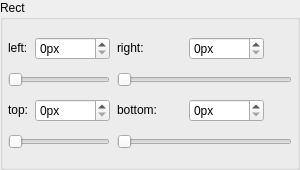
            <widget class="QGroupBox" name="rectGroupBox">
             <property name="sizePolicy">
              <sizepolicy hsizetype="Fixed" vsizetype="Fixed">
               <horstretch>0</horstretch>
               <verstretch>0</verstretch>
              </sizepolicy>
             </property>
             <property name="minimumSize">
              <size>
               <width>300</width>
               <height>170</height>
              </size>
             </property>
             <property name="title">
              <string>Rect</string>
             </property>
             <property name="checkable">
              <bool>false</bool>
             </property>
             <layout class="QGridLayout" name="gridLayout">
              <property name="leftMargin">
               <number>5</number>
              </property>
              <property name="topMargin">
               <number>5</number>
              </property>
              <property name="rightMargin">
               <number>5</number>
              </property>
              <property name="bottomMargin">
               <number>5</number>
              </property>
              <property name="horizontalSpacing">
               <number>7</number>
              </property>
              <property name="verticalSpacing">
               <number>0</number>
              </property>
              <item row="0" column="1">
               <widget class="QSpinBox" name="rectLeftSpinBox">
                <property name="minimumSize">
                 <size>
                  <width>75</width>
                  <height>0</height>
                 </size>
                </property>
                <property name="wrapping">
                 <bool>false</bool>
                </property>
                <property name="frame">
                 <bool>true</bool>
                </property>
                <property name="readOnly">
                 <bool>false</bool>
                </property>
                <property name="buttonSymbols">
                 <enum>QAbstractSpinBox::UpDownArrows</enum>
                </property>
                <property name="accelerated">
                 <bool>false</bool>
                </property>
                <property name="keyboardTracking">
                 <bool>false</bool>
                </property>
                <property name="showGroupSeparator" stdset="0">
                 <bool>false</bool>
                </property>
                <property name="suffix">
                 <string>px</string>
                </property>
                <property name="prefix">
                 <string/>
                </property>
                <property name="stepType">
                 <enum>QAbstractSpinBox::DefaultStepType</enum>
                </property>
               </widget>
              </item>
              <item row="0" column="4" colspan="2">
               <widget class="QSpinBox" name="rectRightSpinBox">
                <property name="minimumSize">
                 <size>
                  <width>75</width>
                  <height>0</height>
                 </size>
                </property>
                <property name="maximumSize">
                 <size>
                  <width>75</width>
                  <height>16777215</height>
                 </size>
                </property>
                <property name="wrapping">
                 <bool>false</bool>
                </property>
                <property name="frame">
                 <bool>true</bool>
                </property>
                <property name="readOnly">
                 <bool>false</bool>
                </property>
                <property name="buttonSymbols">
                 <enum>QAbstractSpinBox::UpDownArrows</enum>
                </property>
                <property name="accelerated">
                 <bool>false</bool>
                </property>
                <property name="keyboardTracking">
                 <bool>false</bool>
                </property>
                <property name="showGroupSeparator" stdset="0">
                 <bool>false</bool>
                </property>
                <property name="suffix">
                 <string>px</string>
                </property>
                <property name="prefix">
                 <string/>
                </property>
                <property name="stepType">
                 <enum>QAbstractSpinBox::DefaultStepType</enum>
                </property>
               </widget>
              </item>
              <item row="0" column="0">
               <widget class="QLabel" name="rectLeftLabel">
                <property name="sizePolicy">
                 <sizepolicy hsizetype="Fixed" vsizetype="Fixed">
                  <horstretch>0</horstretch>
                  <verstretch>0</verstretch>
                 </sizepolicy>
                </property>
                <property name="text">
                 <string>left:</string>
                </property>
               </widget>
              </item>
              <item row="1" column="3" colspan="3">
               <widget class="QSlider" name="rectRightSlider">
                <property name="sizePolicy">
                 <sizepolicy hsizetype="Preferred" vsizetype="Fixed">
                  <horstretch>0</horstretch>
                  <verstretch>0</verstretch>
                 </sizepolicy>
                </property>
                <property name="orientation">
                 <enum>Qt::Horizontal</enum>
                </property>
               </widget>
              </item>
              <item row="3" column="0" colspan="2">
               <widget class="QSlider" name="rectTopSlider">
                <property name="sizePolicy">
                 <sizepolicy hsizetype="Preferred" vsizetype="Fixed">
                  <horstretch>0</horstretch>
                  <verstretch>0</verstretch>
                 </sizepolicy>
                </property>
                <property name="orientation">
                 <enum>Qt::Horizontal</enum>
                </property>
               </widget>
              </item>
              <item row="2" column="1">
               <widget class="QSpinBox" name="rectTopSpinBox">
                <property name="minimumSize">
                 <size>
                  <width>75</width>
                  <height>0</height>
                 </size>
                </property>
                <property name="wrapping">
                 <bool>false</bool>
                </property>
                <property name="frame">
                 <bool>true</bool>
                </property>
                <property name="readOnly">
                 <bool>false</bool>
                </property>
                <property name="buttonSymbols">
                 <enum>QAbstractSpinBox::UpDownArrows</enum>
                </property>
                <property name="accelerated">
                 <bool>false</bool>
                </property>
                <property name="keyboardTracking">
                 <bool>false</bool>
                </property>
                <property name="showGroupSeparator" stdset="0">
                 <bool>false</bool>
                </property>
                <property name="suffix">
                 <string>px</string>
                </property>
                <property name="prefix">
                 <string/>
                </property>
                <property name="stepType">
                 <enum>QAbstractSpinBox::DefaultStepType</enum>
                </property>
               </widget>
              </item>
              <item row="2" column="0">
               <widget class="QLabel" name="rectTopLabel">
                <property name="sizePolicy">
                 <sizepolicy hsizetype="Fixed" vsizetype="Fixed">
                  <horstretch>0</horstretch>
                  <verstretch>0</verstretch>
                 </sizepolicy>
                </property>
                <property name="text">
                 <string>top:</string>
                </property>
               </widget>
              </item>
              <item row="3" column="3" colspan="3">
               <widget class="QSlider" name="rectBottomSlider">
                <property name="sizePolicy">
                 <sizepolicy hsizetype="Preferred" vsizetype="Fixed">
                  <horstretch>0</horstretch>
                  <verstretch>0</verstretch>
                 </sizepolicy>
                </property>
                <property name="orientation">
                 <enum>Qt::Horizontal</enum>
                </property>
               </widget>
              </item>
              <item row="1" column="0" colspan="2">
               <widget class="QSlider" name="rectLeftSlider">
                <property name="sizePolicy">
                 <sizepolicy hsizetype="Preferred" vsizetype="Fixed">
                  <horstretch>0</horstretch>
                  <verstretch>0</verstretch>
                 </sizepolicy>
                </property>
                <property name="tracking">
                 <bool>true</bool>
                </property>
                <property name="orientation">
                 <enum>Qt::Horizontal</enum>
                </property>
                <property name="tickPosition">
                 <enum>QSlider::NoTicks</enum>
                </property>
               </widget>
              </item>
              <item row="2" column="3">
               <widget class="QLabel" name="rectBottomLabel">
                <property name="sizePolicy">
                 <sizepolicy hsizetype="Fixed" vsizetype="Fixed">
                  <horstretch>0</horstretch>
                  <verstretch>0</verstretch>
                 </sizepolicy>
                </property>
                <property name="minimumSize">
                 <size>
                  <width>65</width>
                  <height>20</height>
                 </size>
                </property>
                <property name="baseSize">
                 <size>
                  <width>0</width>
                  <height>0</height>
                 </size>
                </property>
                <property name="text">
                 <string>bottom:</string>
                </property>
               </widget>
              </item>
              <item row="0" column="3">
               <widget class="QLabel" name="rectRightLabel">
                <property name="sizePolicy">
                 <sizepolicy hsizetype="Fixed" vsizetype="Fixed">
                  <horstretch>0</horstretch>
                  <verstretch>0</verstretch>
                 </sizepolicy>
                </property>
                <property name="minimumSize">
                 <size>
                  <width>65</width>
                  <height>20</height>
                 </size>
                </property>
                <property name="text">
                 <string>right:</string>
                </property>
               </widget>
              </item>
              <item row="2" column="4">
               <widget class="QSpinBox" name="rectBottomSpinBox">
                <property name="minimumSize">
                 <size>
                  <width>75</width>
                  <height>0</height>
                 </size>
                </property>
                <property name="maximumSize">
                 <size>
                  <width>75</width>
                  <height>16777215</height>
                 </size>
                </property>
                <property name="wrapping">
                 <bool>false</bool>
                </property>
                <property name="frame">
                 <bool>true</bool>
                </property>
                <property name="readOnly">
                 <bool>false</bool>
                </property>
                <property name="buttonSymbols">
                 <enum>QAbstractSpinBox::UpDownArrows</enum>
                </property>
                <property name="accelerated">
                 <bool>false</bool>
                </property>
                <property name="keyboardTracking">
                 <bool>false</bool>
                </property>
                <property name="showGroupSeparator" stdset="0">
                 <bool>false</bool>
                </property>
                <property name="suffix">
                 <string>px</string>
                </property>
                <property name="prefix">
                 <string/>
                </property>
                <property name="stepType">
                 <enum>QAbstractSpinBox::DefaultStepType</enum>
                </property>
               </widget>
              </item>
             </layout>
            </widget>
